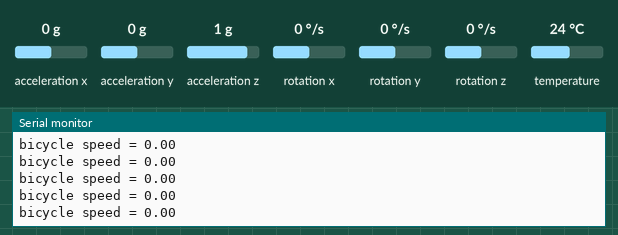
Recording of a sketch running on a simulated ESP32. On the bench: the last lines printed to the serial monitor. The test bench sets the inputs (shaded band); at power-on: rotation z 0 °/s, acceleration x 0 g, acceleration y 0 g, acceleration z 1 g, rotation x 0 °/s, rotation y 0 °/s, temperature 24 °C. WiFi joins after 1.5 s; servers stay silent unless stated; random numbers use the default seed unless the sketch sets one; no MQTT or app messages arrive unless stated.

Above: at 2.8 s.
2.9 s: rotation z set to -192 °/s
At 3.06 s:
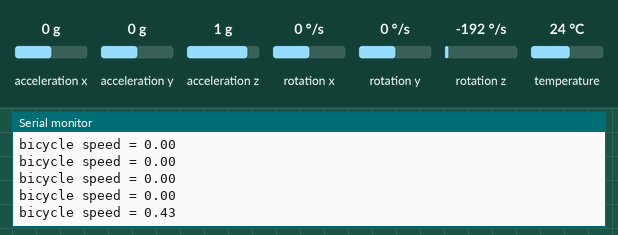
4.4 s: rotation z set to -100 °/s
At 4.5 s:
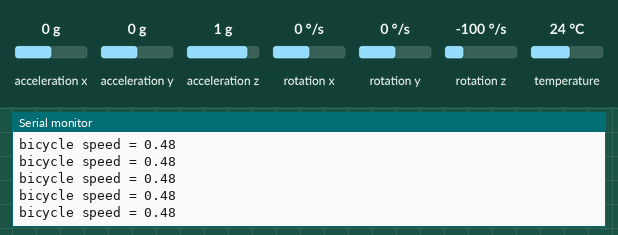
Timing chart, 0 to 7.4 s (numbered marks = the images above; inputs shaded):
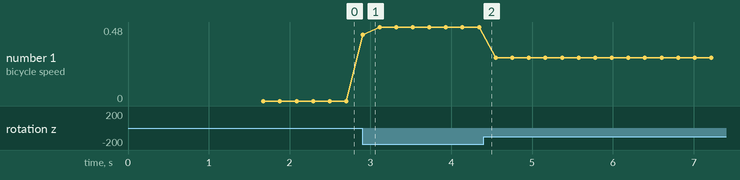

Measured:
- after the input at 2.9 s, the serial monitor: prints a new line at once (image 1)
- plotted number 1: 0 → 0.48 after the input at 2.9 s, 0.48 → 0.28 after the input at 4.4 s

The sketch:

SingleUser.ino
```cpp
#include <Adafruit_MPU6050.h>
#include <Adafruit_Sensor.h>
#include "MPU6050_6Axis_MotionApps20.h"
#include <Wire.h>
#include <PubSubClient.h>
#include <WiFi.h>

#include "FS.h"
#include "SD.h"
#include "SPI.h"

//const char *ssid     = "V2061";        //my hotspot
//const char *password = "Dulsara123";

//const char *ssid     = "Aruna-Lakpriya";      //SDR 4G core
//const char *password = "al123456";

//const char *ssid     = "Dialog 4G 075";       //Aruna 4G
//const char *password = "al123456";

const char *ssid     = "Dialog 4G TNR";         //Tharuka 4G
const char *password = "Legendseeker#23";

//const char *ssid     = "5G PSI Lab Router 2.4GHz";         //Dialog 5G
//const char *password = "Dialog@psitest24";

//const char *ssid     = "HUAWEI_H112_239E";         //Uni 5G
//const char *password = "houseoffire";


//const char* mqtt_server = "192.168.1.10";
//const char* mqtt_server = "192.168.8.183";
const char* mqtt_server = "test.mosquitto.org";


char destinationZ1[10];
char destinationZ2[10];
char destinationZ3[10];
char destinationZ4[10];

double linearVelZ;
double updatedVelZ;
double displayspeed;
double gyroZ;
double playbackSpeed;
double radius = 0.21;
double distance = 0;
double sampletime = 0.1;  //delay of loop to get speed,distance values
double maxSpeed = 12.5;
double maxPlayback = 3;
double gyroZerror = 0.02;
double prev_speed=0;
long count = 0;

double p1 = 0.005429;
double p2 = -0.08082;
double p3 = 0.3511;
double p4 = -0.3186;
double p5 = 0.609;
double p6 = 0.06184;

//WiFiUDP ntpUDP;
WiFiClient espClient;
PubSubClient client(espClient);

Adafruit_MPU6050 mpu;
MPU6050 mpu1;

//NTPClient timeClient(ntpUDP, "lk.pool.ntp.org", 0, 60000);

void setup_wifi() {
  delay(10);
  // We start by connecting to a WiFi network
  Serial.println();
  Serial.print("Connecting to ");
  Serial.println(ssid);

  WiFi.begin(ssid, password);

  while (WiFi.status() != WL_CONNECTED) {
    delay(500);
    Serial.print(".");
  }

  Serial.println("");
  Serial.println("WiFi connected");
  Serial.println("IP address: ");
  Serial.println(WiFi.localIP());
}

void reconnect() {
  // Loop until we're reconnected
  while (!client.connected()) {
    Serial.print("Attempting MQTT connection...");
    // Create a random client ID
    String clientId = "ESP32Client-";
    clientId += String(random(0xffff), HEX);
    // Attempt to connect
    if (client.connect(clientId.c_str())) {
      Serial.println("connected");
      // Once connected, publish an announcement...
    } else {
      Serial.print("failed, rc=");
      Serial.print(client.state());
      Serial.println(" try again in 5 seconds");
      delay(5000);
    }
  }
}


void setup(void) {
  Serial.begin(115200);
  while (!Serial)
    delay(10); // will pause Zero, Leonardo, etc until serial console opens

  Serial.println("Adafruit MPU6050 test!");
  setup_wifi();
  client.setServer(mqtt_server, 1883);

  // Try to initialize!
  if (!mpu.begin()) {
    Serial.println("Failed to find MPU6050 chip");
    while (1) {
      delay(10);
    }
  }
  Serial.println("MPU6050 Found!");


  mpu.setAccelerometerRange(MPU6050_RANGE_16_G);
  Serial.print("Accelerometer range set to: ");
  switch (mpu.getAccelerometerRange()) {
  case MPU6050_RANGE_2_G:
    Serial.println("+-2G");
    break;
  case MPU6050_RANGE_4_G:
    Serial.println("+-4G");
    break;
  case MPU6050_RANGE_8_G:
    Serial.println("+-8G");
    break;
  case MPU6050_RANGE_16_G:
    Serial.println("+-16G");
    break;
  }
  mpu.setGyroRange(MPU6050_RANGE_2000_DEG);
  Serial.print("Gyro range set to: ");
  switch (mpu.getGyroRange()) {
  case MPU6050_RANGE_250_DEG:
    Serial.println("+- 250 deg/s");
    break;
  case MPU6050_RANGE_500_DEG:
    Serial.println("+- 500 deg/s");
    break;
  case MPU6050_RANGE_1000_DEG:
    Serial.println("+- 1000 deg/s");
    break;
  case MPU6050_RANGE_2000_DEG:
    Serial.println("+- 2000 deg/s");
    break;
  }

  mpu.setFilterBandwidth(MPU6050_BAND_21_HZ);
  Serial.print("Filter bandwidth set to: ");
  switch (mpu.getFilterBandwidth()) {
  case MPU6050_BAND_260_HZ:
    Serial.println("260 Hz");
    break;
  case MPU6050_BAND_184_HZ:
    Serial.println("184 Hz");
    break;
  case MPU6050_BAND_94_HZ:
    Serial.println("94 Hz");
    break;
  case MPU6050_BAND_44_HZ:
    Serial.println("44 Hz");
    break;
  case MPU6050_BAND_21_HZ:
    Serial.println("21 Hz");
    break;
  case MPU6050_BAND_10_HZ:
    Serial.println("10 Hz");
    break;
  case MPU6050_BAND_5_HZ:
    Serial.println("5 Hz");
    break;
  }

  Serial.println("");
  delay(100);

 // supply your own gyro offsets here, scaled for min sensitivity
  mpu1.setXGyroOffset(47);
  mpu1.setYGyroOffset(22);
  mpu1.setZGyroOffset(27);
  mpu1.setXAccelOffset(-2179); // 1688 factory default for my test chip
  mpu1.setYAccelOffset(1827);
  mpu1.setZAccelOffset(3226);

}


void loop() {


  if (!client.connected()) {
      reconnect();
  }
  client.loop();
    /* Get new sensor events with the readings */
  sensors_event_t a, g, temp;
  mpu.getEvent(&a, &g, &temp);


  //dtostrf(abs(a.acceleration.z),4,2,destinationZ1);
  double gyroZ_temp = g.gyro.z;
  if(abs(gyroZ_temp) > gyroZerror) {
    gyroZ = gyroZerror + gyroZ_temp;
    gyroZerror = gyroZ_temp/10;
  }
  else{
    gyroZ = g.gyro.z;
    gyroZerror = 0.02;
  }
  linearVelZ = radius*(abs(gyroZ));
  updatedVelZ = (pow(linearVelZ,5)*p1) + (pow(linearVelZ,4)*p2) + (pow(linearVelZ,3)*p3) + (pow(linearVelZ,2)*p4) + (linearVelZ*p5) + p6;

  if(updatedVelZ > 0.07){
    displayspeed = updatedVelZ;
  }
  else{
    displayspeed = 0.00;
  }

 /* if (displayspeed > 12.5){
    playbackSpeed = maxPlayback;
  }
  else if(displayspeed > 0.1){
    playbackSpeed = (displayspeed*maxPlayback) / maxSpeed ;
  }
  else{
    playbackSpeed = 0.00;
  }*/

  dtostrf(displayspeed,4,2,destinationZ4);
  //dtostrf(playbackSpeed,4,2,destinationZ2);

  if (displayspeed < 12.5){
    distance = distance + (((displayspeed+prev_speed)/2) * sampletime);
  }
  else{
    distance = distance + (((12.5+prev_speed)/2) * sampletime) ;
  }
  dtostrf(distance,4,2,destinationZ3);
  prev_speed = displayspeed;
  if (count%50==0){
    client.publish("VRcycling/UserB/Distance", destinationZ3);  //distance
    Serial.print("distance = ");
    Serial.println(destinationZ3);
  }
  if (count%2==0){
    client.publish("VRcycling/UserB/Speed", destinationZ4);     // bicycle display speed
    Serial.print("bicycle speed = ");
    Serial.println(destinationZ4);
  }
  count+=1;

  //client.publish("Mytest", destinationZ1);         //acceleration
  //client.publish("VRcycling/playback", destinationZ2);  //playback speed

  //Serial.print("acceleration = ");
  //Serial.println(destinationZ1);
  //Serial.print("playback speed = ");
  //Serial.println(destinationZ2);

  delay(100);
}
```
